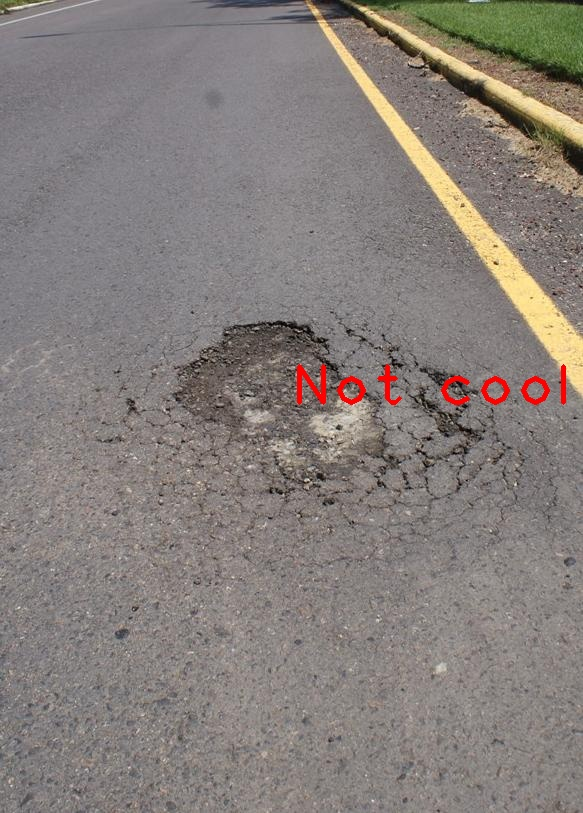
//> input picture Streets/bad1.jpg, 583 x 813 px
$ ./main bad1.jpg   (built with g++ and OpenCV 4)
//> lines starting //> are read from the running program, lines starting //| are printed output that depends on the picture
### libs/Neighborhood.h
#ifndef __NEIGHBORHOOD_H_INCLUDED__
#define __NEIGHBORHOOD_H_INCLUDED__

#include "opencv2/opencv.hpp"

class Neighborhood {
public:
    cv::Vec3b oned_neighborhood[9];

    void push(uchar r, uchar g, uchar b, int x);
    int sum(int index);
    cv::Vec3b pixel(int index);
    Neighborhood();
};

#endif // __NEIGHBORHOOD_H_INCLUDED__

### libs/Kernel.h
#ifndef __KERNEL_H_INCLUDED__
#define __KERNEL_H_INCLUDED__

#include <iostream>
#include <vector>

#include "Coordinate.h"

class Kernel {
    private:
        Coordinate anchor;
        std::vector<std::vector<int> > kernel { {1,0,1},
                                                {-2,0,2},
                                                {1,0,1} };
    public:
        // Ctors
        Kernel(std::vector<std::vector<int> > v);
        Kernel(std::vector<std::vector<int> > v, Coordinate anchor);

        // Operators Overloads
        void operator <<=(std::vector<std::vector<int> > v);
        int operator [](Coordinate coo);

        class Proxy {
            public:
                Proxy(std::vector<int> _vector) : _vector(_vector) { }

                int operator[](int index) {
                    if(!(index >= _vector.size()))
                        return _vector[index];
                    else
                        std::cerr << "Out of Range error in Y axis: " << std::endl;
                }
            private:
                std::vector<int> _vector;
        };
        Proxy operator[](int index);

        // Bills the destroyer
        ~Kernel();

};

#endif // __KERNEL_H_INCLUDED__

### libs/Filters.h
#ifndef __FILTERS_H_INCLUDED__
#define __FILTERS_H_INCLUDED__

#include "opencv2/opencv.hpp"
#include "Coordinate.h"
#include "Kernel.h"

void ComputeMedian(int& x, int& y, cv::Mat& img, cv::Mat& out_img); // Actual filter algorithm
void MedianFilter(cv::Mat& img, cv::Mat& out_img); // Faster median algoritm

void Convolution(cv::Mat& img, cv::Mat& out_img, Kernel& kernel, int bias = 0);

#endif // __FILTERS_H_INCLUDED__

### libs/NewUtils.h
//
// Created by leind on 16/04/15.
//

#ifndef ELLIPSES_NEWUTILS_H
#define ELLIPSES_NEWUTILS_H

#include <opencv2/core/core.hpp>

void DetectHoles(cv::Mat inImg, cv::Mat outImg);
template <class T> int GetSum(T &v, int size);

#endif //ELLIPSES_NEWUTILS_H

### libs/Shape.h
#ifndef __SHAPE_H_INCLUDED__
#define __SHAPE_H_INCLUDED__

#include <iostream>
#include <vector>

#include "opencv2/opencv.hpp"
#include "Coordinate.h"

class Shape {
    private:
        std::vector<Coordinate> body;
        std::string name;
        Coordinate centerOfMass;
        cv::Vec3b color;
        std::vector<Coordinate> box;
        int sumX = 0;
        int sumY = 0;
        int q = 0;
    public:
        Shape();
        Shape(std::string name);
        void addCoordinate(Coordinate point);
        void setName(std::string name);
        void setCenterOfMass(Coordinate center);
        void putValues(int sumX, int sumY, int q);
        void calculateCenter();
        Coordinate getCenterofMass();
        std::vector<Coordinate> getBoundingBox();
        std::string getName();
        std::string getID();

};
#endif // __SHAPE_H_INCLUDED__

### libs/Coordinate.h
#ifndef __COORDINATE_H_INCLUDED__
#define __COORDINATE_H_INCLUDED__

class Coordinate {
public:
    int x;
    int y;
    Coordinate(int x, int y);
    Coordinate();
};

#endif // __COORDINATE_H_INCLUDED__

### Streets/main.cpp
#include <iostream>
#include <chrono>
#include <numeric>

#include "opencv2/opencv.hpp"
#include "Utils.h"
#include "NewUtils.h"
#include "Filters.h"
#include "Shape.h"

#define MARGIN 10

using namespace std;
using namespace cv;

// Sorry for the global variables
std::vector<Coordinate> box;
int significativeDetections = 0;
int notRealDetections = 0;
int imgWidth;
int imgHeight;

std::vector<Shape> damages;

// [49 lines left out: functions processInfo, evaluate, not called in this run]

int main(int argc, char** argv)
{
    //==============================================================================
    /** Preprocessing, you don't need to read this
     *  Applies a medianBlur kinda strong to make sure the noise is not there
     *  Creates output file name, etc... Really, you don't need to see this
    */
    Mat colorImg = imread(argv[1], CV_LOAD_IMAGE_COLOR);
//> colorImg is the input picture: 813 rows x 583 cols, CV_8UC3; mean B, G, R 122.9, 127.1, 134.4
    Mat inImg = imread(argv[1], CV_LOAD_IMAGE_GRAYSCALE);
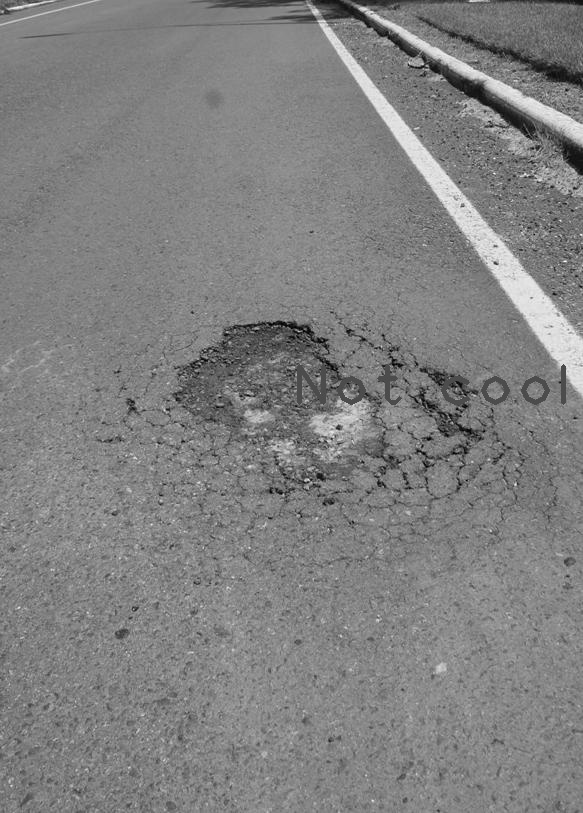
//> inImg: 813 rows x 583 cols, CV_8UC1; min 0, max 255, mean 128.8
    Mat prepImg = cv::Mat::zeros(inImg.size(), inImg.type());
    Mat binImg = cv::Mat::zeros(inImg.size(), inImg.type());
    imgWidth = inImg.cols;
//> imgWidth = 583
    imgHeight = inImg.rows;
//> imgHeight = 813
    std::cout << "Size: " << imgWidth << "x" << imgHeight << std::endl;
//| Size: 583x813
    std::string filename(argv[1]);
//> filename = "bad1.jpg"
    std::string extension = ".jpg";
    size_t pos = filename.find_last_of(".");
//> pos = 4
    if (pos != string::npos)
        extension = filename.substr(pos+1);
//> extension = "jpg"
    else
        std::cout << "Coud not find . in the string\n";

    std::string outputFileName = "output." + extension;
//> outputFileName = "output.jpg"
    cv::medianBlur(inImg, prepImg, 29);
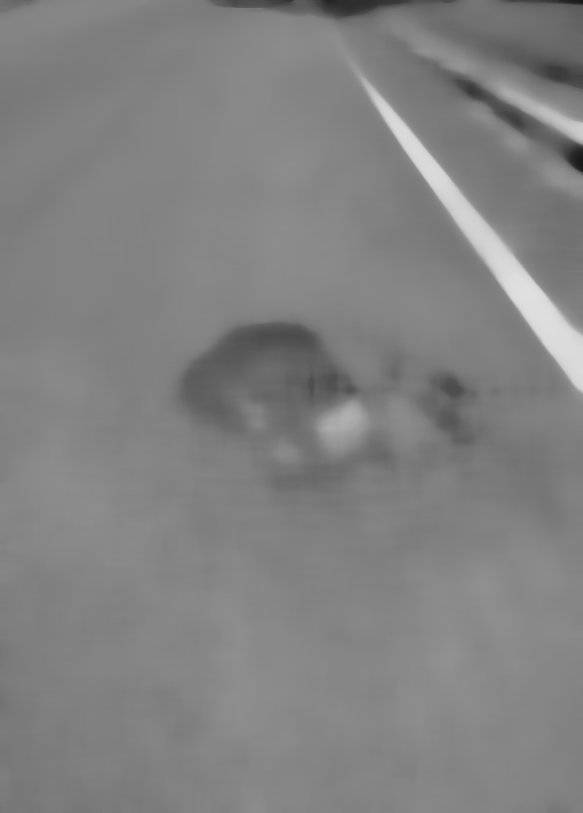
//> prepImg: 813 rows x 583 cols, CV_8UC1; min 24, max 223, mean 129.5
//> (the run ends here: the program needs code that is not available in this run, at `LazyThreshold(prepImg, binImg);`)

$ run again, on Streets/bad3.jpg
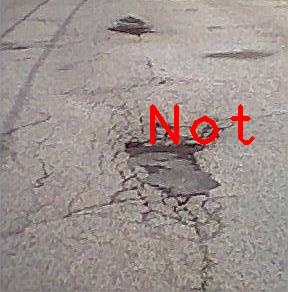
//> input picture Streets/bad3.jpg, 288 x 292 px
//> colorImg is the input picture: 292 rows x 288 cols, CV_8UC3; mean B, G, R 142.2, 145.6, 157.7
//> `Mat inImg = imread(argv[1], CV_LOAD_IMAGE_GRAYSCALE);`:
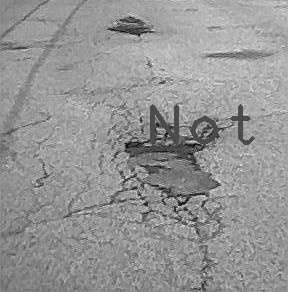
//> inImg: 292 rows x 288 cols, CV_8UC1; min 1, max 236, mean 148.9
//| Size: 288x292
//> filename = "bad3.jpg"
//> pos = 4
//> extension = "jpg"
//> outputFileName = "output.jpg"
//> `cv::medianBlur(inImg, prepImg, 29);`:
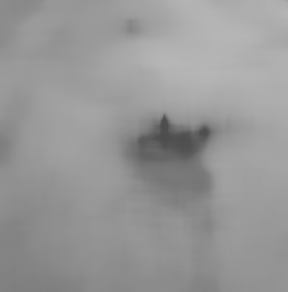
//> prepImg: 292 rows x 288 cols, CV_8UC1; min 77, max 182, mean 151.1

$ run again, on Streets/bad4.jpg
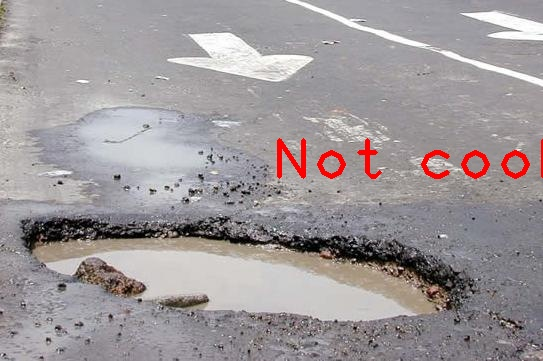
//> input picture Streets/bad4.jpg, 543 x 361 px
//> colorImg is the input picture: 361 rows x 543 cols, CV_8UC3; mean B, G, R 153.8, 151.9, 158.4
//> `Mat inImg = imread(argv[1], CV_LOAD_IMAGE_GRAYSCALE);`:
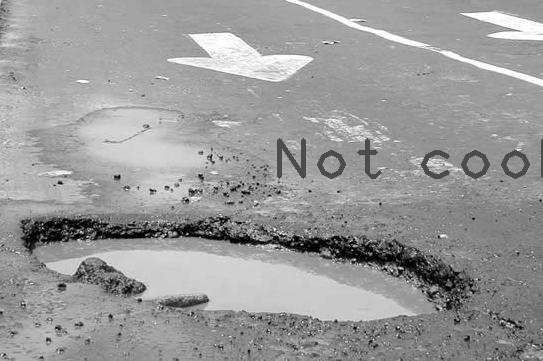
//> inImg: 361 rows x 543 cols, CV_8UC1; min 0, max 255, mean 154
//| Size: 543x361
//> filename = "bad4.jpg"
//> pos = 4
//> extension = "jpg"
//> outputFileName = "output.jpg"
//> `cv::medianBlur(inImg, prepImg, 29);`:
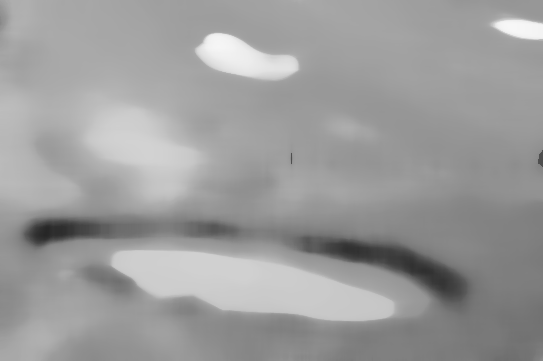
//> prepImg: 361 rows x 543 cols, CV_8UC1; min 38, max 247, mean 155.9
